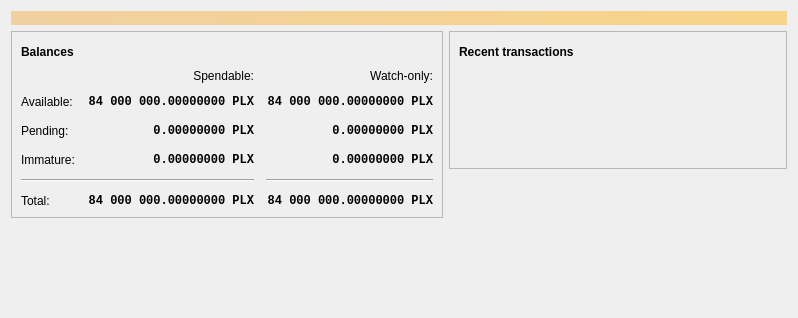
<?xml version="1.0" encoding="UTF-8"?>
<ui version="4.0">
 <class>OverviewPage</class>
 <widget class="QWidget" name="OverviewPage">
  <property name="geometry">
   <rect>
    <x>0</x>
    <y>0</y>
    <width>798</width>
    <height>318</height>
   </rect>
  </property>
  <property name="windowTitle">
   <string>Form</string>
  </property>
  <layout class="QVBoxLayout" name="topLayout">
   <item>
    <widget class="QLabel" name="labelAlerts">
     <property name="visible">
      <bool>false</bool>
     </property>
     <property name="styleSheet">
      <string notr="true">QLabel { background-color: qlineargradient(x1: 0, y1: 0, x2: 1, y2: 0, stop:0 #F0D0A0, stop:1 #F8D488); color:#000000; }</string>
     </property>
     <property name="wordWrap">
      <bool>true</bool>
     </property>
     <property name="margin">
      <number>3</number>
     </property>
     <property name="textInteractionFlags">
      <set>Qt::TextSelectableByMouse</set>
     </property>
    </widget>
   </item>
   <item>
    <layout class="QHBoxLayout" name="horizontalLayout" stretch="1,1">
     <item>
      <layout class="QVBoxLayout" name="verticalLayout_2">
       <item>
        <widget class="QFrame" name="frame">
         <property name="frameShape">
          <enum>QFrame::StyledPanel</enum>
         </property>
         <property name="frameShadow">
          <enum>QFrame::Raised</enum>
         </property>
         <layout class="QVBoxLayout" name="verticalLayout_4">
          <item>
           <layout class="QHBoxLayout" name="horizontalLayout_4">
            <item>
             <widget class="QLabel" name="label_5">
              <property name="font">
               <font>
                <weight>75</weight>
                <bold>true</bold>
               </font>
              </property>
              <property name="text">
               <string>Balances</string>
              </property>
             </widget>
            </item>
            <item>
             <widget class="QPushButton" name="labelWalletStatus">
              <property name="enabled">
               <bool>true</bool>
              </property>
              <property name="maximumSize">
               <size>
                <width>30</width>
                <height>16777215</height>
               </size>
              </property>
              <property name="toolTip">
               <string>The displayed information may be out of date. Your wallet automatically synchronizes with the Parallax network after a connection is established, but this process has not completed yet.</string>
              </property>
              <property name="text">
               <string/>
              </property>
              <property name="icon">
               <iconset resource="../bitcoin.qrc">
                <normaloff>:/icons/warning</normaloff>
                <disabledoff>:/icons/warning</disabledoff>:/icons/warning</iconset>
              </property>
              <property name="iconSize">
               <size>
                <width>24</width>
                <height>24</height>
               </size>
              </property>
              <property name="flat">
               <bool>true</bool>
              </property>
             </widget>
            </item>
            <item>
             <spacer name="horizontalSpacer_3">
              <property name="orientation">
               <enum>Qt::Horizontal</enum>
              </property>
              <property name="sizeHint" stdset="0">
               <size>
                <width>40</width>
                <height>20</height>
               </size>
              </property>
             </spacer>
            </item>
           </layout>
          </item>
          <item>
           <layout class="QGridLayout" name="gridLayout">
            <property name="spacing">
             <number>12</number>
            </property>
            <item row="2" column="2">
             <widget class="QLabel" name="labelWatchPending">
              <property name="font">
               <font>
                <family>Monospace</family>
                <weight>75</weight>
                <bold>true</bold>
               </font>
              </property>
              <property name="cursor">
               <cursorShape>IBeamCursor</cursorShape>
              </property>
              <property name="toolTip">
               <string>Unconfirmed transactions to watch-only addresses</string>
              </property>
              <property name="text">
               <string notr="true">0.00000000 PLX</string>
              </property>
              <property name="alignment">
               <set>Qt::AlignRight|Qt::AlignTrailing|Qt::AlignVCenter</set>
              </property>
              <property name="textInteractionFlags">
               <set>Qt::LinksAccessibleByMouse|Qt::TextSelectableByKeyboard|Qt::TextSelectableByMouse</set>
              </property>
             </widget>
            </item>
            <item row="2" column="1">
             <widget class="QLabel" name="labelUnconfirmed">
              <property name="font">
               <font>
                <family>Monospace</family>
                <weight>75</weight>
                <bold>true</bold>
               </font>
              </property>
              <property name="cursor">
               <cursorShape>IBeamCursor</cursorShape>
              </property>
              <property name="toolTip">
               <string>Total of transactions that have yet to be confirmed, and do not yet count toward the spendable balance</string>
              </property>
              <property name="text">
               <string notr="true">0.00000000 PLX</string>
              </property>
              <property name="alignment">
               <set>Qt::AlignRight|Qt::AlignTrailing|Qt::AlignVCenter</set>
              </property>
              <property name="textInteractionFlags">
               <set>Qt::LinksAccessibleByMouse|Qt::TextSelectableByKeyboard|Qt::TextSelectableByMouse</set>
              </property>
             </widget>
            </item>
            <item row="3" column="2">
             <widget class="QLabel" name="labelWatchImmature">
              <property name="font">
               <font>
                <family>Monospace</family>
                <weight>75</weight>
                <bold>true</bold>
               </font>
              </property>
              <property name="cursor">
               <cursorShape>IBeamCursor</cursorShape>
              </property>
              <property name="toolTip">
               <string>Mined balance in watch-only addresses that has not yet matured</string>
              </property>
              <property name="text">
               <string notr="true">0.00000000 PLX</string>
              </property>
              <property name="alignment">
               <set>Qt::AlignRight|Qt::AlignTrailing|Qt::AlignVCenter</set>
              </property>
              <property name="textInteractionFlags">
               <set>Qt::LinksAccessibleByMouse|Qt::TextSelectableByKeyboard|Qt::TextSelectableByMouse</set>
              </property>
             </widget>
            </item>
            <item row="4" column="0" colspan="2">
             <widget class="Line" name="line">
              <property name="orientation">
               <enum>Qt::Horizontal</enum>
              </property>
             </widget>
            </item>
            <item row="4" column="2">
             <widget class="Line" name="lineWatchBalance">
              <property name="sizePolicy">
               <sizepolicy hsizetype="Preferred" vsizetype="Fixed">
                <horstretch>0</horstretch>
                <verstretch>0</verstretch>
               </sizepolicy>
              </property>
              <property name="minimumSize">
               <size>
                <width>140</width>
                <height>0</height>
               </size>
              </property>
              <property name="orientation">
               <enum>Qt::Horizontal</enum>
              </property>
             </widget>
            </item>
            <item row="5" column="0">
             <widget class="QLabel" name="labelTotalText">
              <property name="text">
               <string>Total:</string>
              </property>
             </widget>
            </item>
            <item row="3" column="1">
             <widget class="QLabel" name="labelImmature">
              <property name="font">
               <font>
                <family>Monospace</family>
                <weight>75</weight>
                <bold>true</bold>
               </font>
              </property>
              <property name="cursor">
               <cursorShape>IBeamCursor</cursorShape>
              </property>
              <property name="toolTip">
               <string>Mined balance that has not yet matured</string>
              </property>
              <property name="text">
               <string notr="true">0.00000000 PLX</string>
              </property>
              <property name="alignment">
               <set>Qt::AlignRight|Qt::AlignTrailing|Qt::AlignVCenter</set>
              </property>
              <property name="textInteractionFlags">
               <set>Qt::LinksAccessibleByMouse|Qt::TextSelectableByKeyboard|Qt::TextSelectableByMouse</set>
              </property>
             </widget>
            </item>
            <item row="2" column="3">
             <spacer name="horizontalSpacer_2">
              <property name="orientation">
               <enum>Qt::Horizontal</enum>
              </property>
              <property name="sizeHint" stdset="0">
               <size>
                <width>40</width>
                <height>20</height>
               </size>
              </property>
             </spacer>
            </item>
            <item row="3" column="0">
             <widget class="QLabel" name="labelImmatureText">
              <property name="text">
               <string>Immature:</string>
              </property>
             </widget>
            </item>
            <item row="5" column="1">
             <widget class="QLabel" name="labelTotal">
              <property name="font">
               <font>
                <family>Monospace</family>
                <weight>75</weight>
                <bold>true</bold>
               </font>
              </property>
              <property name="cursor">
               <cursorShape>IBeamCursor</cursorShape>
              </property>
              <property name="toolTip">
               <string>Your current total balance</string>
              </property>
              <property name="text">
               <string notr="true">84 000 000.00000000 PLX</string>
              </property>
              <property name="alignment">
               <set>Qt::AlignRight|Qt::AlignTrailing|Qt::AlignVCenter</set>
              </property>
              <property name="textInteractionFlags">
               <set>Qt::LinksAccessibleByMouse|Qt::TextSelectableByKeyboard|Qt::TextSelectableByMouse</set>
              </property>
             </widget>
            </item>
            <item row="5" column="2">
             <widget class="QLabel" name="labelWatchTotal">
              <property name="font">
               <font>
                <family>Monospace</family>
                <weight>75</weight>
                <bold>true</bold>
               </font>
              </property>
              <property name="cursor">
               <cursorShape>IBeamCursor</cursorShape>
              </property>
              <property name="toolTip">
               <string>Current total balance in watch-only addresses</string>
              </property>
              <property name="text">
               <string notr="true">84 000 000.00000000 PLX</string>
              </property>
              <property name="alignment">
               <set>Qt::AlignRight|Qt::AlignTrailing|Qt::AlignVCenter</set>
              </property>
              <property name="textInteractionFlags">
               <set>Qt::LinksAccessibleByMouse|Qt::TextSelectableByKeyboard|Qt::TextSelectableByMouse</set>
              </property>
             </widget>
            </item>
            <item row="0" column="2">
             <widget class="QLabel" name="labelWatchonly">
              <property name="text">
               <string>Watch-only:</string>
              </property>
              <property name="alignment">
               <set>Qt::AlignRight|Qt::AlignTrailing|Qt::AlignVCenter</set>
              </property>
             </widget>
            </item>
            <item row="1" column="0">
             <widget class="QLabel" name="labelBalanceText">
              <property name="text">
               <string>Available:</string>
              </property>
             </widget>
            </item>
            <item row="1" column="1">
             <widget class="QLabel" name="labelBalance">
              <property name="font">
               <font>
                <family>Monospace</family>
                <weight>75</weight>
                <bold>true</bold>
               </font>
              </property>
              <property name="cursor">
               <cursorShape>IBeamCursor</cursorShape>
              </property>
              <property name="toolTip">
               <string>Your current spendable balance</string>
              </property>
              <property name="text">
               <string notr="true">84 000 000.00000000 PLX</string>
              </property>
              <property name="alignment">
               <set>Qt::AlignRight|Qt::AlignTrailing|Qt::AlignVCenter</set>
              </property>
              <property name="textInteractionFlags">
               <set>Qt::LinksAccessibleByMouse|Qt::TextSelectableByKeyboard|Qt::TextSelectableByMouse</set>
              </property>
             </widget>
            </item>
            <item row="1" column="2">
             <widget class="QLabel" name="labelWatchAvailable">
              <property name="font">
               <font>
                <family>Monospace</family>
                <weight>75</weight>
                <bold>true</bold>
               </font>
              </property>
              <property name="cursor">
               <cursorShape>IBeamCursor</cursorShape>
              </property>
              <property name="toolTip">
               <string>Your current balance in watch-only addresses</string>
              </property>
              <property name="text">
               <string notr="true">84 000 000.00000000 PLX</string>
              </property>
              <property name="alignment">
               <set>Qt::AlignRight|Qt::AlignTrailing|Qt::AlignVCenter</set>
              </property>
              <property name="textInteractionFlags">
               <set>Qt::LinksAccessibleByMouse|Qt::TextSelectableByKeyboard|Qt::TextSelectableByMouse</set>
              </property>
             </widget>
            </item>
            <item row="2" column="0">
             <widget class="QLabel" name="labelPendingText">
              <property name="text">
               <string>Pending:</string>
              </property>
             </widget>
            </item>
            <item row="0" column="1">
             <widget class="QLabel" name="labelSpendable">
              <property name="text">
               <string>Spendable:</string>
              </property>
              <property name="alignment">
               <set>Qt::AlignRight|Qt::AlignTrailing|Qt::AlignVCenter</set>
              </property>
             </widget>
            </item>
           </layout>
          </item>
         </layout>
        </widget>
       </item>
       <item>
        <spacer name="verticalSpacer">
         <property name="orientation">
          <enum>Qt::Vertical</enum>
         </property>
         <property name="sizeHint" stdset="0">
          <size>
           <width>20</width>
           <height>40</height>
          </size>
         </property>
        </spacer>
       </item>
      </layout>
     </item>
     <item>
      <layout class="QVBoxLayout" name="verticalLayout_3">
       <item>
        <widget class="QFrame" name="frame_2">
         <property name="frameShape">
          <enum>QFrame::StyledPanel</enum>
         </property>
         <property name="frameShadow">
          <enum>QFrame::Raised</enum>
         </property>
         <layout class="QVBoxLayout" name="verticalLayout">
          <item>
           <layout class="QHBoxLayout" name="horizontalLayout_2">
            <item>
             <widget class="QLabel" name="label_4">
              <property name="font">
               <font>
                <weight>75</weight>
                <bold>true</bold>
               </font>
              </property>
              <property name="text">
               <string>Recent transactions</string>
              </property>
             </widget>
            </item>
            <item>
             <widget class="QPushButton" name="labelTransactionsStatus">
              <property name="enabled">
               <bool>true</bool>
              </property>
              <property name="maximumSize">
               <size>
                <width>30</width>
                <height>16777215</height>
               </size>
              </property>
              <property name="toolTip">
               <string>The displayed information may be out of date. Your wallet automatically synchronizes with the Parallax network after a connection is established, but this process has not completed yet.</string>
              </property>
              <property name="text">
               <string/>
              </property>
              <property name="icon">
               <iconset resource="../bitcoin.qrc">
                <normaloff>:/icons/warning</normaloff>
                <disabledoff>:/icons/warning</disabledoff>:/icons/warning</iconset>
              </property>
              <property name="iconSize">
               <size>
                <width>24</width>
                <height>24</height>
               </size>
              </property>
              <property name="flat">
               <bool>true</bool>
              </property>
             </widget>
            </item>
            <item>
             <spacer name="horizontalSpacer">
              <property name="orientation">
               <enum>Qt::Horizontal</enum>
              </property>
              <property name="sizeHint" stdset="0">
               <size>
                <width>40</width>
                <height>20</height>
               </size>
              </property>
             </spacer>
            </item>
           </layout>
          </item>
          <item>
           <widget class="TransactionOverviewWidget" name="listTransactions">
            <property name="styleSheet">
             <string notr="true">QListView { background: transparent; }</string>
            </property>
            <property name="frameShape">
             <enum>QFrame::NoFrame</enum>
            </property>
            <property name="verticalScrollBarPolicy">
             <enum>Qt::ScrollBarAlwaysOff</enum>
            </property>
            <property name="horizontalScrollBarPolicy">
             <enum>Qt::ScrollBarAlwaysOff</enum>
            </property>
            <property name="sizeAdjustPolicy">
             <enum>QAbstractScrollArea::AdjustToContents</enum>
            </property>
            <property name="selectionMode">
             <enum>QAbstractItemView::NoSelection</enum>
            </property>
            <property name="uniformItemSizes">
             <bool>true</bool>
            </property>
           </widget>
          </item>
         </layout>
        </widget>
       </item>
       <item>
        <spacer name="verticalSpacer_2">
         <property name="orientation">
          <enum>Qt::Vertical</enum>
         </property>
         <property name="sizeHint" stdset="0">
          <size>
           <width>20</width>
           <height>40</height>
          </size>
         </property>
        </spacer>
       </item>
      </layout>
     </item>
    </layout>
   </item>
  </layout>
 </widget>
 <customwidgets>
  <customwidget>
   <class>TransactionOverviewWidget</class>
   <extends>QListView</extends>
   <header>qt/transactionoverviewwidget.h</header>
  </customwidget>
 </customwidgets>
 <resources/>
 <connections/>
</ui>
